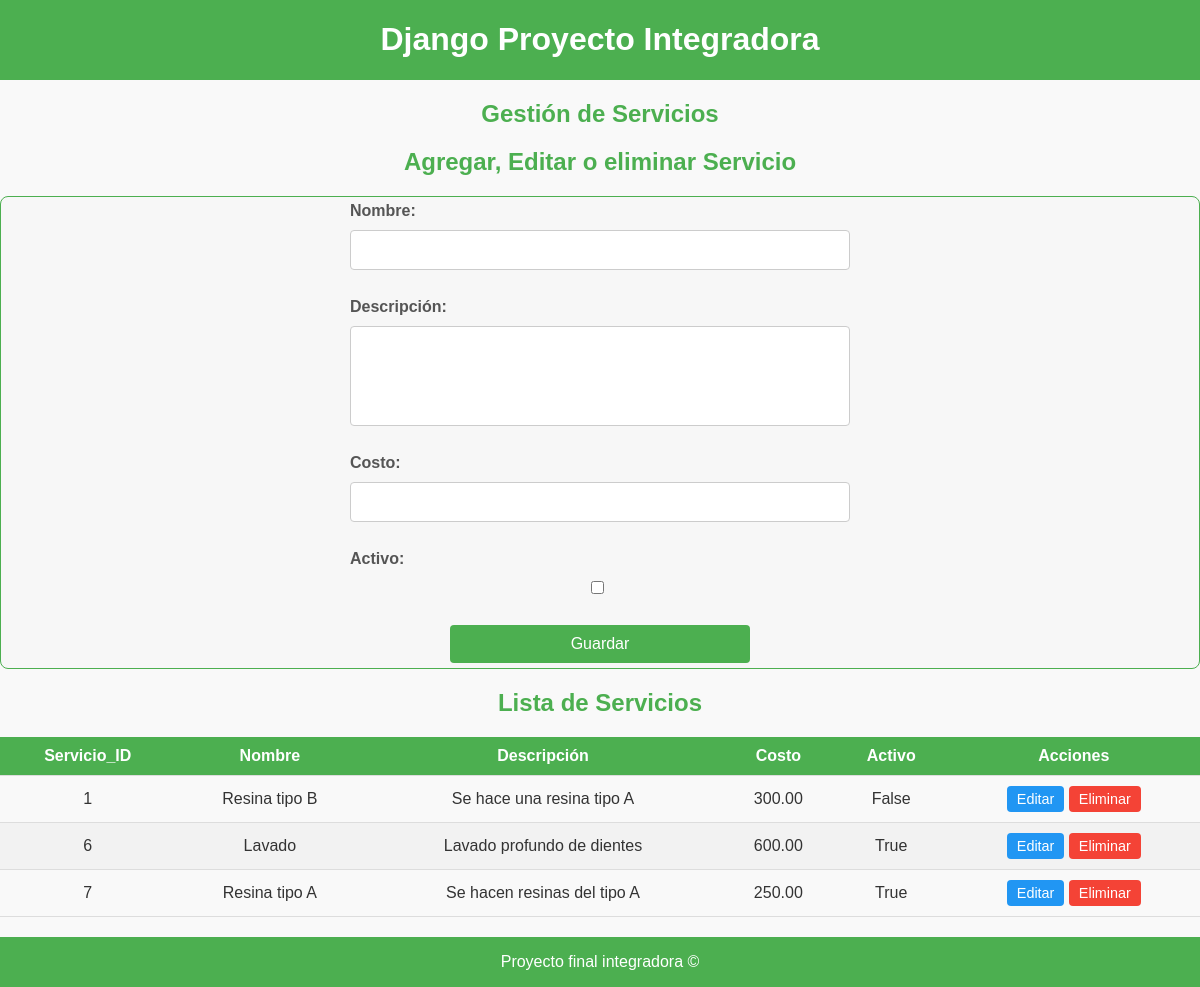
The page / on the database its author committed.
### tabla/models.py (models this page shows, shortened)
class Servicios(models.Model):
    Servicio_ID = models.AutoField(primary_key=True)
    Nombre = models.CharField(max_length=255)
    Descripcion = models.TextField()
    Costo = models.DecimalField(max_digits=10, decimal_places=2)
    Activo = models.BooleanField(default=True)

### tabla/views.py (the view, shortened to what this page needs)
# urls.py: path('',views.index,name='inicio'),
def index(request):
    servicios = Servicios.objects.all()
    return render(request, 'tabla/index.html', {
        'title': 'Gestión de Servicios',
        'servicios': servicios,
    })

### tabla/templates/tabla/index.html (shortened to what this page needs)
{% extends "layouts/layouts.html" %}
{% block content %}
<h2>{{title}}</h2>
<h2>Agregar, Editar o eliminar Servicio</h2>
<form method="POST">
    <label>Nombre:</label>
    <input type="text" name="Nombre" id="Nombre" required>
    <br>
    <label>Descripción:</label>
    <textarea name="Descripcion" id="Descripcion" required></textarea>
    <br>
    <label>Costo:</label>
    <input type="number" step="0.01" name="Costo" id="Costo" required>
    <br>
    <label>Activo:</label>
    <input type="checkbox" name="Activo" id="Activo">
    <br>
    <button type="submit">Guardar</button>
</form>
<h2>Lista de Servicios</h2>
<table>
    <thead>
        <tr>
            <th>Servicio_ID</th>
            <th>Nombre</th>
            <th>Descripción</th>
            <th>Costo</th>
            <th>Activo</th>
            <th>Acciones</th>
        </tr>
    </thead>
    <tbody>
        {% for servicio in servicios %}
        <tr>
            <td>{{ servicio.Servicio_ID }}</td>
            <td>{{ servicio.Nombre }}</td>
            <td>{{ servicio.Descripcion }}</td>
            <td>{{ servicio.Costo }}</td>
            <td>{{ servicio.Activo }}</td>
            <td>
                <button type="button" onclick="editarServicio(
                    '{{ servicio.Servicio_ID }}',
                    '{{ servicio.Nombre }}',
                    '{{ servicio.Descripcion }}',
                    '{{ servicio.Costo }}',
                    {{ servicio.Activo|yesno:"true,false" }}
                )">
                    Editar
                </button>
                <a href="{% url 'eliminar_servicio' servicio.Servicio_ID %}">Eliminar</a>
            </td>
        </tr>
        {% endfor %}
    </tbody>
</table>
{% endblock content %}

### tabla/templates/layouts/layouts.html (shortened to what this page needs)
{% load static %}
<!DOCTYPE html>
<html lang="es">
<head>
    <link rel="stylesheet" type="text/css" href="{% static 'css/estilos.css' %}?v={{ timestamp }}">
   <header>
    <h1>Django Proyecto Integradora</h1>
</header>
</head>
<body>
    <section id="content">
        <div class="box">
            {% block content %}{% endblock content %}
        </div>
    </section>
    <footer>
        <p>Proyecto final integradora  &copy;</p>
    </footer>
</body>
</html>

### tabla/static/css/estilos.css (style rules this page uses)
body { font-family: Arial, sans-serif; background-color: #f9f9f9; color: #333; margin: 0; padding: 0; display: flex; flex-direction: column; min-height: 80vh; }
header, footer { background-color: #4CAF50; color: white; text-align: center; padding: 0px 0; }
h2 { text-align: center; color: #4CAF50; }
h1 { text-align: center; color: #ffffff; }
form { display: flex; flex-direction: column; align-items: center; gap: 5px; margin-bottom: 15px; padding: 5px; border: 0.5px solid #4CAF50; border-radius: 8px; background-color: #f7f7f7; }
form label { width: 100%; max-width: 500px; text-align: left; font-weight: bold; margin-bottom: 5px; color: #555; }
form input[type="text"], form input[type="number"], form textarea { width: 100%; max-width: 500px; padding: 10px; font-size: 1rem; border: 1px solid #ccc; border-radius: 4px; box-sizing: border-box; background-color: #fff; transition: border-color 0.3s ease; }
form textarea { resize: none; height: 100px; }
form input[type="checkbox"] { margin-right: 10px; }
form button { width: 100%; max-width: 300px; background-color: #4CAF50; color: white; border: none; padding: 10px; font-size: 1rem; border-radius: 4px; cursor: pointer; transition: background-color 0.3s ease, transform 0.2s ease; }
table { width: 100%; margin: 20px 0; border-collapse: collapse; }
table th, table td { text-align: center; padding: 10px; border-bottom: 1px solid #ddd; }
table th { background-color: #4CAF50; color: white; }
table tr:nth-child(even) { background-color: #f2f2f2; }
table td button, table td a { background-color: #2196F3; color: white; border: none; padding: 5px 10px; border-radius: 4px; text-decoration: none; font-size: 0.9rem; transition: background-color 0.3s ease; cursor: pointer; }
table td a { background-color: #f44336; }

### rows shown on the page
Servicios: Servicio_ID "1", Nombre "Resina tipo B", Descripcion "Se hace una resina tipo A", Costo "300.00", Activo "False"
Servicios: Servicio_ID "6", Nombre "Lavado", Descripcion "Lavado profundo de dientes", Costo "600.00", Activo "True"
Servicios: Servicio_ID "7", Nombre "Resina tipo A", Descripcion "Se hacen resinas del tipo A", Costo "250.00", Activo "True"

### other values the page prints
{{ title }} "Gestión de Servicios"
